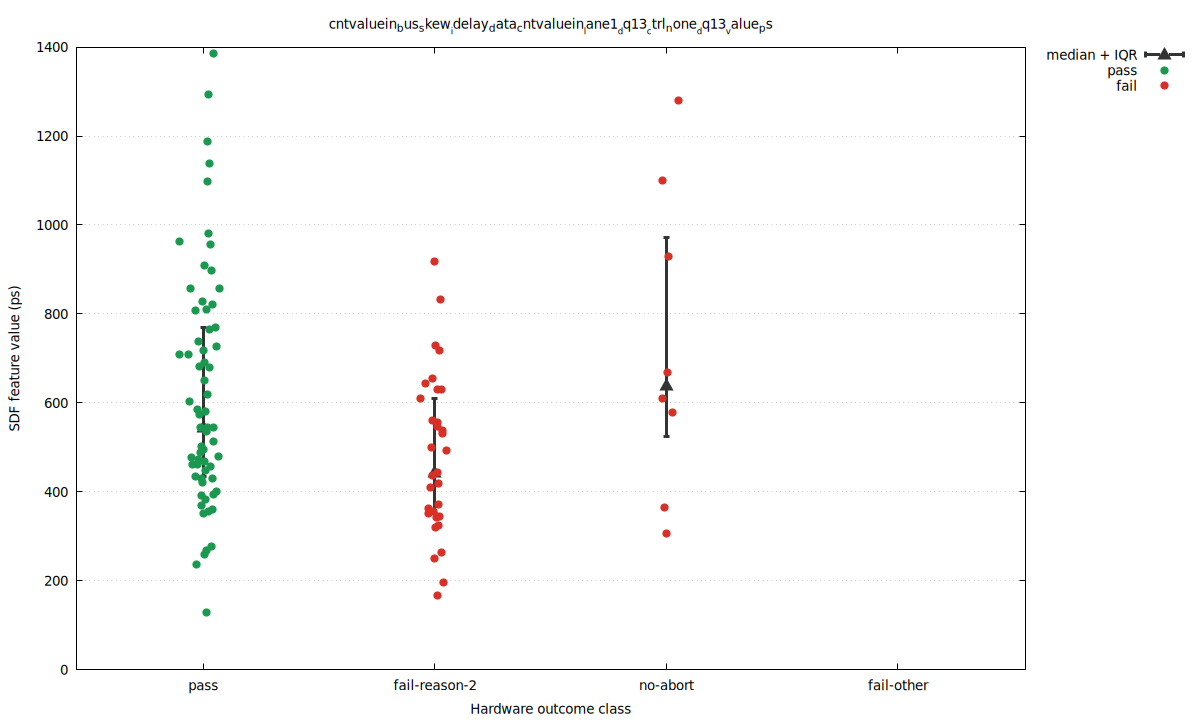

The gnuplot source for this figure:
set terminal pngcairo size 1200,720 enhanced font 'DejaVu Sans,10'
set output 'baseline_abort2_vs_pass_direct_cntvaluein_bus_skew_idelay_data_cntvaluein_lane1_dq13_ctrl_none_dq13_value_ps_d.png'
set datafile separator comma
set key outside right top
set grid ytics
set xrange [0.45:4.55]
set xtics ('pass' 1, 'fail-reason-2' 2, 'no-abort' 3, 'fail-other' 4)
set xlabel 'Hardware outcome class'
set ylabel 'SDF feature value (ps)'
set title 'cntvaluein_bus_skew__idelay_data_cntvaluein__lane1__dq13__ctrl_none__dq13__value_ps'
plot \
  'baseline_abort2_vs_pass_direct_cntvaluein_bus_skew_idelay_data_cntvaluein_lane1_dq13_ctrl_none_dq13_value_ps_d.summary.dat' using 1:4:3:5 with yerrorbars pt 9 ps 1.5 lw 3 lc rgb '#333333' title 'median + IQR', \
  'baseline_abort2_vs_pass_direct_cntvaluein_bus_skew_idelay_data_cntvaluein_lane1_dq13_ctrl_none_dq13_value_ps_d.dat' using 1:4 with points pt 7 ps 1.2 lc rgb '#1a9850' title 'pass', \
  'baseline_abort2_vs_pass_direct_cntvaluein_bus_skew_idelay_data_cntvaluein_lane1_dq13_ctrl_none_dq13_value_ps_d.dat' using 1:5 with points pt 7 ps 1.2 lc rgb '#d73027' title 'fail'
